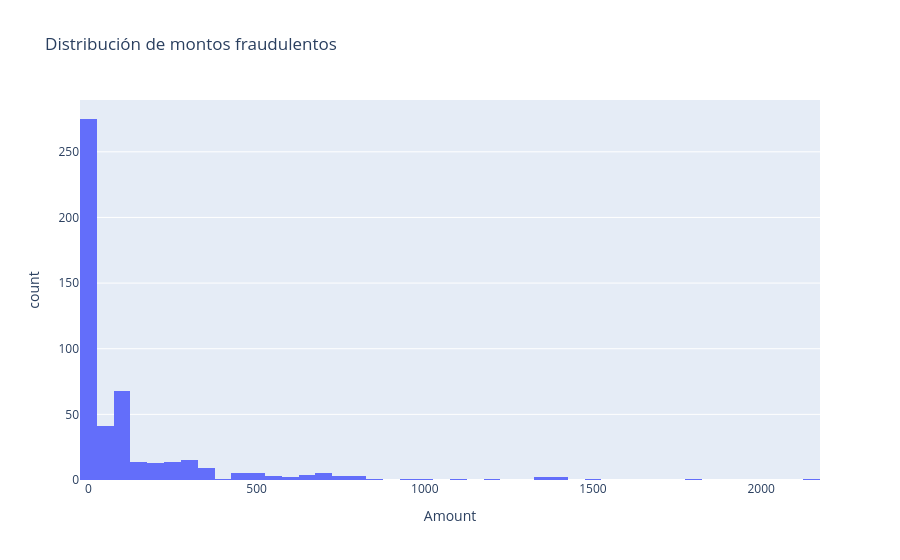

Source (notebook cell):
### Code cell
# Obtener solamente las transacciones fraudulentas
fraud = df[df["Class"] == 1]

fig = px.histogram(
    fraud,
    x="Amount",
    nbins=50,
    title="Distribución de montos fraudulentos"
)

fig.show()

### Figure 1 — Plotly figure (JSON) as saved in the notebook; plotly's stock layout.template omitted (floating-point values rounded to 4 significant figures; data arrays with more than 128 entries replaced by an {"elided": "..."} marker saying what was removed)
{"data": [{"bingroup": "x", "hovertemplate": "Amount=%{x}<br>count=%{y}<extra></extra>", "legendgroup": "", "marker": {"color": "#636efa", "pattern": {"shape": ""}}, "name": "", "nbinsx": 50, "orientation": "v", "showlegend": false, "type": "histogram", "x": {"elided": "492 float values"}, "xaxis": "x", "yaxis": "y"}], "layout": {"barmode": "relative", "legend": {"tracegroupgap": 0}, "title": {"text": "Distribución de montos fraudulentos"}, "xaxis": {"anchor": "y", "domain": [0, 1], "title": {"text": "Amount"}}, "yaxis": {"anchor": "x", "domain": [0, 1], "title": {"text": "count"}}}}
